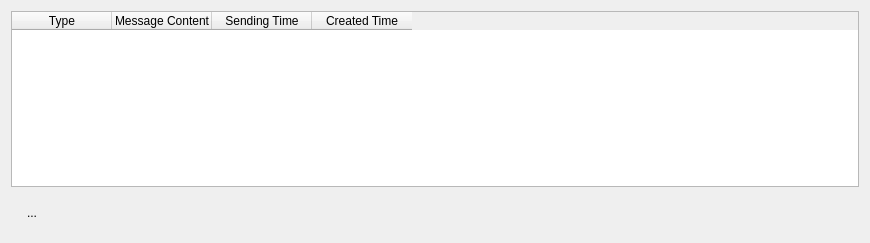
<?xml version="1.0" encoding="UTF-8"?>
<ui version="4.0">
 <class>Tasks</class>
 <widget class="QDialog" name="Tasks">
  <property name="geometry">
   <rect>
    <x>0</x>
    <y>0</y>
    <width>870</width>
    <height>243</height>
   </rect>
  </property>
  <property name="windowTitle">
   <string>Delayed Tasks</string>
  </property>
  <layout class="QVBoxLayout" name="verticalLayout">
   <item>
    <widget class="QTableWidget" name="table">
     <property name="editTriggers">
      <set>QAbstractItemView::NoEditTriggers</set>
     </property>
     <column>
      <property name="text">
       <string>Type</string>
      </property>
     </column>
     <column>
      <property name="text">
       <string>Message Content</string>
      </property>
     </column>
     <column>
      <property name="text">
       <string>Sending Time</string>
      </property>
     </column>
     <column>
      <property name="text">
       <string>Created Time</string>
      </property>
     </column>
    </widget>
   </item>
   <item>
    <widget class="QWidget" name="bottom" native="true">
     <layout class="QHBoxLayout" name="horizontalLayout">
      <item>
       <widget class="QToolButton" name="trashButton">
        <property name="text">
         <string notr="true">...</string>
        </property>
        <property name="autoRaise">
         <bool>true</bool>
        </property>
       </widget>
      </item>
      <item>
       <spacer name="horizontalSpacer">
        <property name="orientation">
         <enum>Qt::Horizontal</enum>
        </property>
        <property name="sizeHint" stdset="0">
         <size>
          <width>40</width>
          <height>20</height>
         </size>
        </property>
       </spacer>
      </item>
     </layout>
    </widget>
   </item>
  </layout>
 </widget>
 <resources/>
 <connections/>
</ui>
